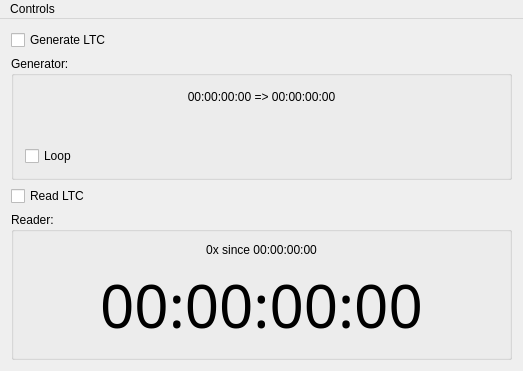
<?xml version="1.0" encoding="UTF-8"?>
<ui version="4.0">
 <class>LTCToolWindow</class>
 <widget class="QMainWindow" name="LTCToolWindow">
  <property name="geometry">
   <rect>
    <x>0</x>
    <y>0</y>
    <width>523</width>
    <height>371</height>
   </rect>
  </property>
  <property name="windowTitle">
   <string>LTCToolWindow</string>
  </property>
  <widget class="QWidget" name="centralWidget">
   <layout class="QVBoxLayout" name="verticalLayout">
    <item>
     <widget class="QCheckBox" name="generateCheckBox">
      <property name="text">
       <string>Generate LTC</string>
      </property>
      <property name="checked">
       <bool>false</bool>
      </property>
     </widget>
    </item>
    <item>
     <widget class="QGroupBox" name="generatorGroupBox">
      <property name="title">
       <string>Generator:</string>
      </property>
      <layout class="QVBoxLayout" name="verticalLayout_3">
       <item>
        <widget class="QLabel" name="generateInfoLabel">
         <property name="maximumSize">
          <size>
           <width>16777215</width>
           <height>20</height>
          </size>
         </property>
         <property name="text">
          <string>00:00:00:00 =&gt; 00:00:00:00</string>
         </property>
         <property name="alignment">
          <set>Qt::AlignCenter</set>
         </property>
        </widget>
       </item>
       <item>
        <widget class="PhMediaPanel" name="widgetMaster" native="true"/>
       </item>
       <item>
        <widget class="QCheckBox" name="cBoxLoop">
         <property name="text">
          <string>Loop</string>
         </property>
        </widget>
       </item>
      </layout>
     </widget>
    </item>
    <item>
     <widget class="QCheckBox" name="readCheckBox">
      <property name="text">
       <string>Read LTC</string>
      </property>
      <property name="checked">
       <bool>false</bool>
      </property>
     </widget>
    </item>
    <item>
     <widget class="QGroupBox" name="readerGroupBox">
      <property name="title">
       <string>Reader:</string>
      </property>
      <layout class="QVBoxLayout" name="verticalLayout_2">
       <item>
        <widget class="QLabel" name="readInfoLabel">
         <property name="text">
          <string>0x since 00:00:00:00</string>
         </property>
         <property name="alignment">
          <set>Qt::AlignCenter</set>
         </property>
        </widget>
       </item>
       <item>
        <widget class="QLabel" name="lblSlave">
         <property name="font">
          <font>
           <family>Arial Unicode MS</family>
           <pointsize>45</pointsize>
           <strikeout>false</strikeout>
          </font>
         </property>
         <property name="text">
          <string notr="true">00:00:00:00</string>
         </property>
         <property name="alignment">
          <set>Qt::AlignCenter</set>
         </property>
        </widget>
       </item>
      </layout>
     </widget>
    </item>
   </layout>
  </widget>
  <widget class="QMenuBar" name="menuBar">
   <property name="geometry">
    <rect>
     <x>0</x>
     <y>0</y>
     <width>523</width>
     <height>22</height>
    </rect>
   </property>
   <widget class="QMenu" name="menuControls">
    <property name="title">
     <string>Controls</string>
    </property>
    <addaction name="actionSet_TC_In"/>
    <addaction name="actionSet_TC_Out"/>
    <addaction name="actionPreferences"/>
   </widget>
   <addaction name="menuControls"/>
  </widget>
  <action name="actionSet_TC_In">
   <property name="text">
    <string>Set TC In...</string>
   </property>
   <property name="shortcut">
    <string>Ctrl+Shift+I</string>
   </property>
  </action>
  <action name="actionSet_TC_Out">
   <property name="text">
    <string>Set TC Out...</string>
   </property>
   <property name="shortcut">
    <string>Ctrl+Shift+O</string>
   </property>
  </action>
  <action name="actionPreferences">
   <property name="text">
    <string>Preferences...</string>
   </property>
  </action>
 </widget>
 <layoutdefault spacing="6" margin="11"/>
 <customwidgets>
  <customwidget>
   <class>PhMediaPanel</class>
   <extends>QWidget</extends>
   <header>PhCommonUI/PhMediaPanel.h</header>
   <container>1</container>
  </customwidget>
 </customwidgets>
 <resources/>
 <connections/>
</ui>
